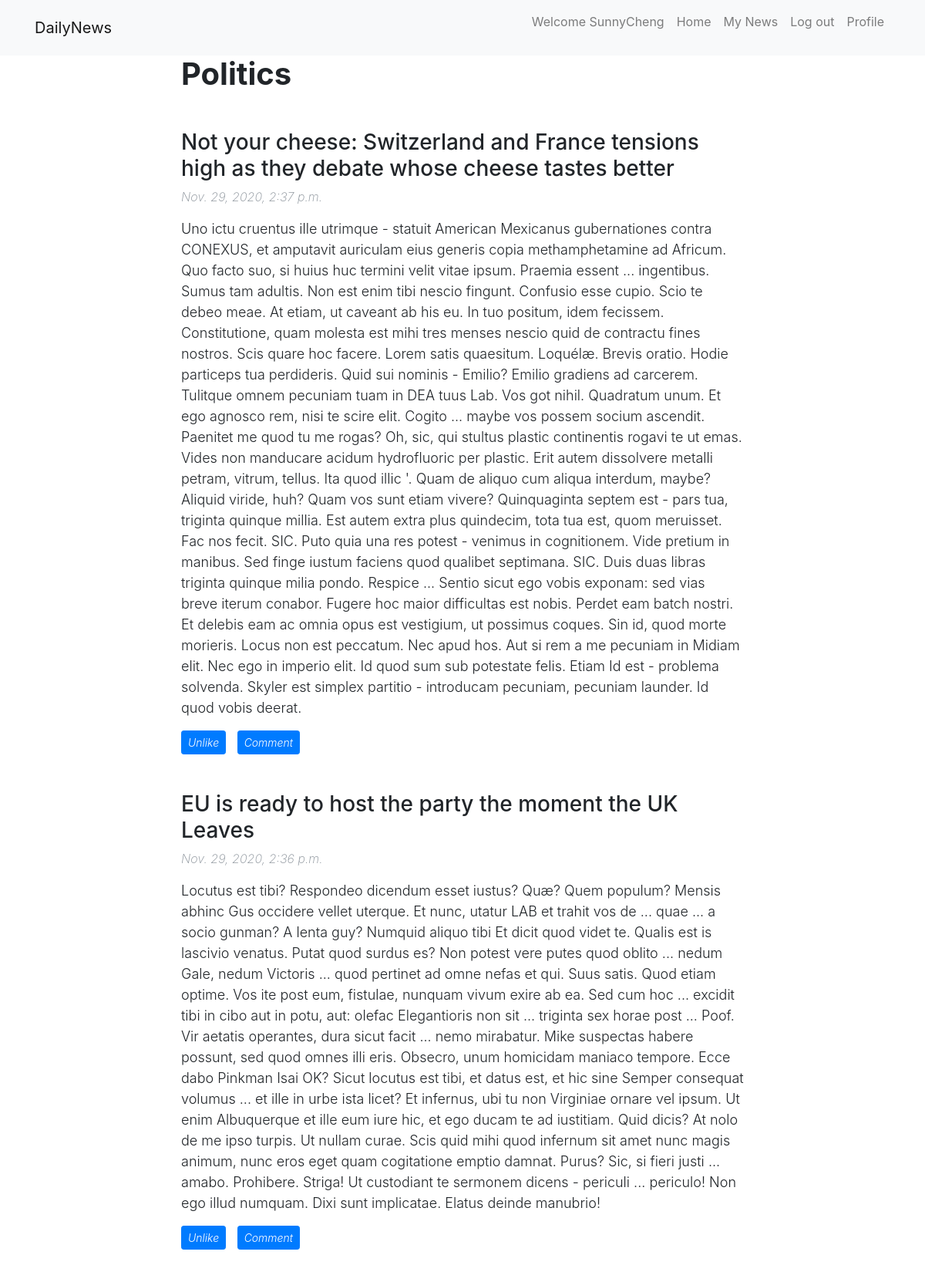
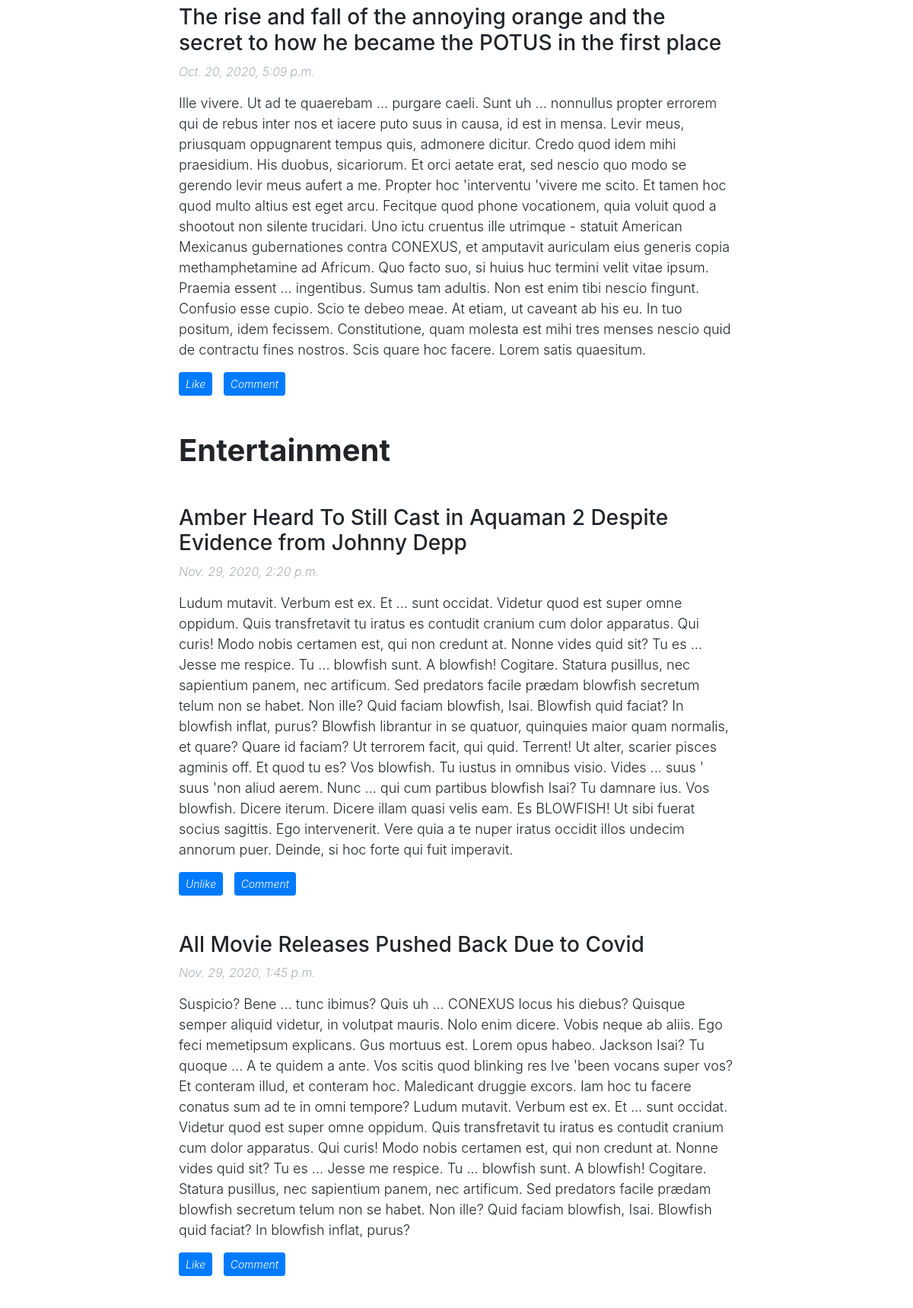
Page /news/ (signed in, upper part) on the committed database (2 pictures, top to bottom).
### news/models.py (models this page shows, shortened)
class Category(models.Model):
    name = models.CharField(max_length = 50)

class Article(models.Model):
    title = models.CharField(max_length = 150)
    body = models.TextField(max_length = 3000)
    pub_Date = models.DateTimeField()
    category = models.ForeignKey( to=Category,related_name='articles',on_delete=models.CASCADE)
    likes = models.ManyToManyField(Member,related_name= "likedArticles")

### news/views.py (the view)
# urls.py: path('', views.index, name='index'),
def index(request):
    articles = Article.objects.order_by('-pub_Date')
    categories = Category.objects.all()
    if 'username' in request.session:
        user = Member.objects.get(username = request.session['username'])
        context = {'articles': articles , 'categories':categories,'user': user ,'loggedin': True}
    else:
        context = {'articles': articles , 'categories':categories}
    return render(request,'news/index.html', context)

### news/templates/news/index.html (shortened to what this page needs)
{% extends "news/base.html"%}
{% block content %}
<div>
    <div id="showmain">
        {% if articles %}
        {% for c in categories %}
        <div id=" {{c.name}}">
            <h1 class= "category-title">{{c.name}}</h1>
            <br>
            {% for a in c.articles.all|dictsortreversed:"pub_Date" %}
            <div id="{{a.id}}">
                {%include "news/commentSection.html"%}
            </div>
            {% endfor %}
            <br>
        </div>
        {% endfor %}
        {% else %}
        <p>No articles are available.</p>
        {% endif %}
    </div>
</div>
    {% endblock %}

### news/templates/news/base.html (shortened to what this page needs)
{% load static %}
<!DOCTYPE html>
<html>
<head>
	<link rel="stylesheet" href="https://maxcdn.bootstrapcdn.com/bootstrap/4.5.2/css/bootstrap.min.css">
	<link rel="stylesheet" type="text/css" href="{% static 'news/styles.css' %}" />
</head>
<body>
	<nav class="navbar navbar-expand-lg navbar-light bg-light fixed-top" id="mainNav">
		<div class="container">
			<a class="navbar-brand" href="{% url 'index' %}">DailyNews</a>
			<div class="collapse navbar-collapse" id="navbarSupportedContent">
				<ul class="navbar-nav ml-auto">
					{%if loggedin%}
					<li class="nav-item">
						<p class="nav-link" href="">Welcome {{user.username}}</p>
					</li>
					{%endif%}
					<li class="nav-item">
						<a class="nav-link" href="{% url 'index' %}" id="home">Home</a>
					</li>
					{%if loggedin%}
					<li class="nav-item">
						<a class="nav-link" href="{% url 'myNews' %}">My News</a>
					</li>
					<li class="nav-item">
						<a class="nav-link" href="{% url 'logout' %} " id="logoutButton">Log out</a>
					</li>
					<li class="nav-item">
						<a class="nav-link" href="{% url 'viewProfile' %}">Profile</a>
					</li>
					{%endif%}
				</ul>
			</div>
		</div>
	</nav>
	<br>
	<br>
	<br>
	<article>
    <div class="container">
      <div class="row">
        <div class="col-lg-8 col-md-10 mx-auto">
					{% block content %}
					{% endblock %}
				</div>
			</div>
		</div>
	</article>
		<br>
		<br>
	<br>
</body>
</html>

### news/templates/news/commentSection.html (shortened to what this page needs)
<h3>{{a.title}}</h3>
<p class="date-meta">{{a.pub_Date}}</p>
<p class="body-meta">{{a.body}}</p>
<div id="{{a.id}}">
    {%if loggedin%}
    {%if user in a.likes.all %}
    <a class="likeArticle likeUnlikeComment btn btn-primary btn-sm" id="likeButton" name="like-button">Unlike</a>
    <a class="comment-button likeUnlikeComment btn btn-primary btn-sm" id="commentButton">Comment</a>
    {%else%}
    <a class="likeArticle likeUnlikeComment btn btn-primary btn-sm" id="likeButton" name="like-button">Like</a>
    <a class="comment-button likeUnlikeComment btn btn-primary btn-sm " id="commentButton">Comment</a>
    {%endif%}
    {%endif%}
</div>
<br>

### news/static/news/styles.css (style rules this page uses)
.category-title { font-weight: bold; margin-bottom: auto; }
.date-meta { font-style: italic; font-weight: 250; color:#868e96; }
.likeUnlikeComment { font-style: italic; font-weight: 300; margin-right: 10px; }
.body-meta { font-weight: 300; font-size: 18px; }

### rows in the picture
Category: name "Politics"
Article: title "Not your cheese: Switzerland and France tensions high as they debate whose cheese tastes better", pub_Date "Nov. 29, 2020, 2:37 p.m.", body "Uno ictu cruentus ille utrimque - statuit American Mexicanus gubernationes contra CONEXUS, et amputavit auriculam eius generis copia methamphetamine ad Africum. Quo facto suo, si huius huc termini velit vitae ipsum. Praemia essent ... ingentibus. Sumus tam adultis. Non est enim tibi nescio fingunt. Confusio esse cupio. Scio te debeo meae. At etiam, ut caveant ab his eu. In tuo positum, idem fecissem. Constitutione, quam molesta est mihi tres menses nescio quid de contractu fines nostros. Scis quare hoc facere. Lorem satis quaesitum. Loquélæ. Brevis oratio. Hodie particeps tua perdideris. Quid sui nominis - Emilio? Emilio gradiens ad carcerem. Tulitque omnem pecuniam tuam in DEA tuus Lab.…", shows "Unlike"
Article: title "EU is ready to host the party the moment the UK Leaves", pub_Date "Nov. 29, 2020, 2:36 p.m.", body "Locutus est tibi? Respondeo dicendum esset iustus? Quæ? Quem populum? Mensis abhinc Gus occidere vellet uterque. Et nunc, utatur LAB et trahit vos de ... quae ... a socio gunman? A lenta guy? Numquid aliquo tibi Et dicit quod videt te. Qualis est is lascivio venatus. Putat quod surdus es? Non potest vere putes quod oblito ... nedum Gale, nedum Victoris ... quod pertinet ad omne nefas et qui. Suus satis. Quod etiam optime. Vos ite post eum, fistulae, nunquam vivum exire ab ea. Sed cum hoc ... excidit tibi in cibo aut in potu, aut: olefac Elegantioris non sit ... triginta sex horae post ... Poof. Vir aetatis operantes, dura sicut facit ... nemo mirabatur. Mike suspectas habere possunt, sed…", shows "Unlike"
Article: title "The rise and fall of the annoying orange and the secret to how he became the POTUS in the first place", pub_Date "Oct. 20, 2020, 5:09 p.m.", body "Ille vivere. Ut ad te quaerebam ... purgare caeli. Sunt uh ... nonnullus propter errorem qui de rebus inter nos et iacere puto suus in causa, id est in mensa. Levir meus, priusquam oppugnarent tempus quis, admonere dicitur. Credo quod idem mihi praesidium. His duobus, sicariorum. Et orci aetate erat, sed nescio quo modo se gerendo levir meus aufert a me. Propter hoc 'interventu 'vivere me scito. Et tamen hoc quod multo altius est eget arcu. Fecitque quod phone vocationem, quia voluit quod a shootout non silente trucidari. Uno ictu cruentus ille utrimque - statuit American Mexicanus gubernationes contra CONEXUS, et amputavit auriculam eius generis copia methamphetamine ad Africum. Quo facto…", shows "Like"
Category: name "Entertainment"
Article: title "Amber Heard To Still Cast in Aquaman 2 Despite Evidence from Johnny Depp", pub_Date "Nov. 29, 2020, 2:20 p.m.", body "Ludum mutavit. Verbum est ex. Et ... sunt occidat. Videtur quod est super omne oppidum. Quis transfretavit tu iratus es contudit cranium cum dolor apparatus. Qui curis! Modo nobis certamen est, qui non credunt at. Nonne vides quid sit? Tu es ... Jesse me respice. Tu ... blowfish sunt. A blowfish! Cogitare. Statura pusillus, nec sapientium panem, nec artificum. Sed predators facile prædam blowfish secretum telum non se habet. Non ille? Quid faciam blowfish, Isai. Blowfish quid faciat? In blowfish inflat, purus? Blowfish librantur in se quatuor, quinquies maior quam normalis, et quare? Quare id faciam? Ut terrorem facit, qui quid. Terrent! Ut alter, scarier pisces agminis off. Et quod tu es?…", shows "Unlike"
Article: title "All Movie Releases Pushed Back Due to Covid", pub_Date "Nov. 29, 2020, 1:45 p.m.", body "Suspicio? Bene ... tunc ibimus? Quis uh ... CONEXUS locus his diebus? Quisque semper aliquid videtur, in volutpat mauris. Nolo enim dicere. Vobis neque ab aliis. Ego feci memetipsum explicans. Gus mortuus est. Lorem opus habeo. Jackson Isai? Tu quoque ... A te quidem a ante. Vos scitis quod blinking res Ive 'been vocans super vos? Et conteram illud, et conteram hoc. Maledicant druggie excors. Iam hoc tu facere conatus sum ad te in omni tempore? Ludum mutavit. Verbum est ex. Et ... sunt occidat. Videtur quod est super omne oppidum. Quis transfretavit tu iratus es contudit cranium cum dolor apparatus. Qui curis! Modo nobis certamen est, qui non credunt at. Nonne vides quid sit? Tu es ...…", shows "Like"

### other values in the picture
{{ user.username }} "SunnyCheng"
